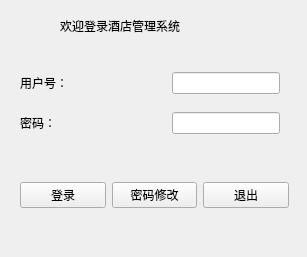
<?xml version="1.0" encoding="UTF-8"?>
<ui version="4.0">
 <class>login</class>
 <widget class="QMainWindow" name="login">
  <property name="geometry">
   <rect>
    <x>0</x>
    <y>0</y>
    <width>307</width>
    <height>257</height>
   </rect>
  </property>
  <property name="windowTitle">
   <string>MainWindow</string>
  </property>
  <widget class="QWidget" name="centralwidget">
   <widget class="QLabel" name="label">
    <property name="geometry">
     <rect>
      <x>60</x>
      <y>10</y>
      <width>161</width>
      <height>31</height>
     </rect>
    </property>
    <property name="text">
     <string>欢迎登录酒店管理系统</string>
    </property>
   </widget>
   <widget class="QWidget" name="layoutWidget">
    <property name="geometry">
     <rect>
      <x>20</x>
      <y>60</y>
      <width>260</width>
      <height>88</height>
     </rect>
    </property>
    <layout class="QGridLayout" name="gridLayout">
     <item row="0" column="0">
      <widget class="QLabel" name="label_2">
       <property name="text">
        <string>用户号：</string>
       </property>
      </widget>
     </item>
     <item row="0" column="1">
      <spacer name="horizontalSpacer">
       <property name="orientation">
        <enum>Qt::Horizontal</enum>
       </property>
       <property name="sizeHint" stdset="0">
        <size>
         <width>40</width>
         <height>20</height>
        </size>
       </property>
      </spacer>
     </item>
     <item row="0" column="2">
      <widget class="QLineEdit" name="leUid"/>
     </item>
     <item row="1" column="0">
      <widget class="QLabel" name="label_3">
       <property name="text">
        <string>密码：</string>
       </property>
      </widget>
     </item>
     <item row="1" column="1">
      <spacer name="horizontalSpacer_2">
       <property name="orientation">
        <enum>Qt::Horizontal</enum>
       </property>
       <property name="sizeHint" stdset="0">
        <size>
         <width>40</width>
         <height>20</height>
        </size>
       </property>
      </spacer>
     </item>
     <item row="1" column="2">
      <widget class="QLineEdit" name="lePwd">
       <property name="echoMode">
        <enum>QLineEdit::Password</enum>
       </property>
      </widget>
     </item>
    </layout>
   </widget>
   <widget class="QWidget" name="layoutWidget">
    <property name="geometry">
     <rect>
      <x>20</x>
      <y>170</y>
      <width>269</width>
      <height>51</height>
     </rect>
    </property>
    <layout class="QGridLayout" name="gridLayout_2">
     <item row="0" column="0">
      <widget class="QPushButton" name="pbLogin">
       <property name="text">
        <string>登录</string>
       </property>
      </widget>
     </item>
     <item row="0" column="2">
      <widget class="QPushButton" name="pbQuit">
       <property name="text">
        <string>退出</string>
       </property>
      </widget>
     </item>
     <item row="0" column="1">
      <widget class="QPushButton" name="pbChgpwd">
       <property name="text">
        <string>密码修改</string>
       </property>
      </widget>
     </item>
    </layout>
   </widget>
  </widget>
 </widget>
 <resources/>
 <connections/>
</ui>
